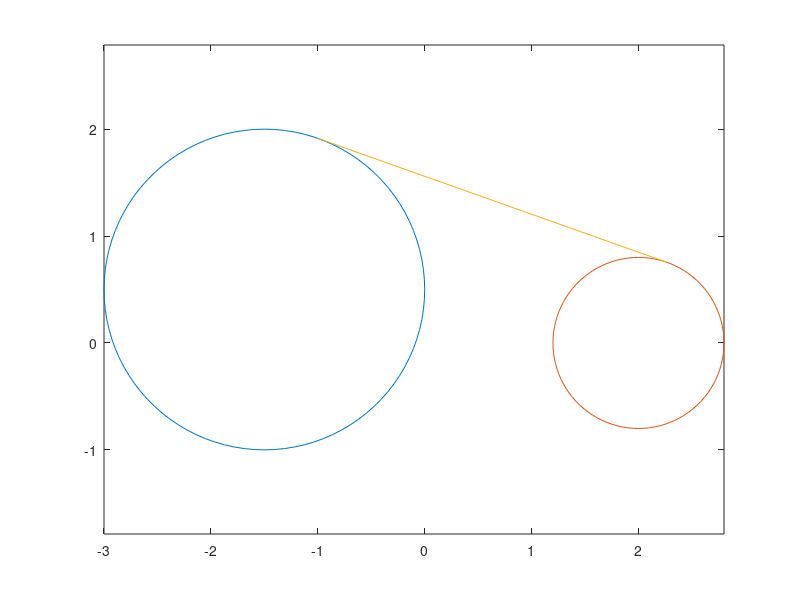

This figure's MATLAB source:
format long
%Funktions samt Jacobimatris
F = @(x1,y1,x2,y2) ([x1^2 + 3*x1 + 1.5^2 + y1^2 - y1 + 0.5^2 - 1.5^2;
                    x2^2 - 4*x2 + 4 + y2^2 - (0.8^2);
                    x1^2 + 1.5*x1 - x1*x2 - 1.5*x2 + y1^2 - 0.5*y1 - y1*y2 + 0.5*y2;
                    x1*x2 - x1*2 - x2^2 + x2*2 + y1*y2 - y2^2]);

J = @(x1,y1,x2,y2) ([2*x1+3, 2*y1-1, 0, 0;
                    0, 0, 2*x2-4, 2*y2;
                    2*x1+1.5-x2, 2*y1-0.5-y2, -x1-1.5, -y1+0.5;
                    x2-2, y2, x1-2*x2+2, y1-2*y2]);

%Srart gissningar, vi har två, en då sträcker är på ovansidan och en på
%undersidan av cirklarna, fås genom plot av cirklarna  
u = [-1, 2, 2, 0.5]';  
%u= [-1.5, -1, 2, -1]';

%Newtons metod
tol = 1e-10; hnorm = 1; iter = 0;

while hnorm > tol && iter < 20
    iter = iter + 1;
    h = -J(u(1),u(2),u(3),u(4))\F(u(1),u(2),u(3),u(4));
    hnorm = norm(h);
    disp([iter, u(1), u(2), u(3), u(4), hnorm])
    u = u + h;
    v1 = [u(1),u(3)];
    v2 = [u(2),u(4)];
end

%Plotta cirkeln och sträcket för en av lösningarna 
fi = 0:2*pi/100:2*pi;
xa = -1.5 + 1.5*cos(fi);
ya = 0.5 + 1.5*sin(fi);
xb = 2 + 0.8*cos(fi);
yb = 0.8*sin(fi);

plot(xa,ya)
hold on
plot(xb,yb)
axis('equal')
plot(v1,v2)